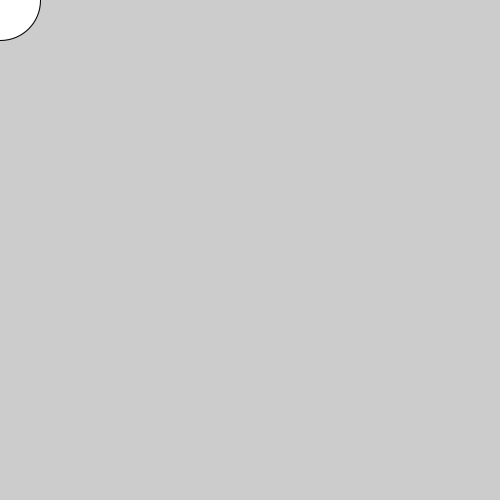
Frame 1 (no input)
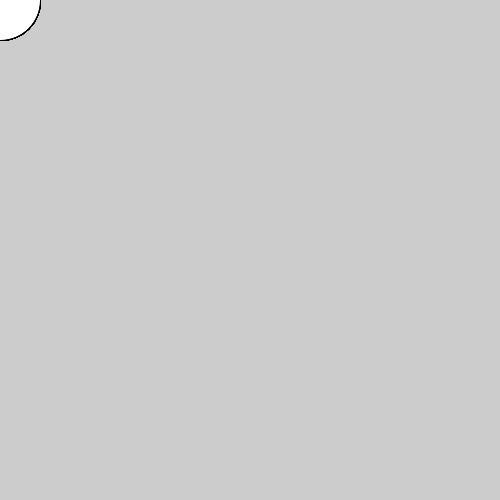
Frame 60 (the mouse pressed at the canvas centre just before this capture)
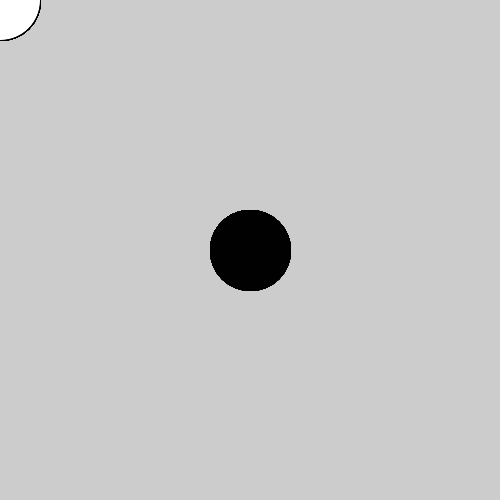
Frame 120 (the mouse held since frame 60 and released just before this capture)

The Processing sketch that drew these frames (run headless with seeded random() and noise(); from frame 60 on, the mouse is pressed at the canvas centre):

// Processing sketch: processing_133373
// ── processing_133373.pde

void setup() {
  size(500, 500);
}

void draw() {
  if (mousePressed) {
    fill(1);
  } else {
    fill(255);
  }
  ellipse(mouseX, mouseY, 80, 80);
}
